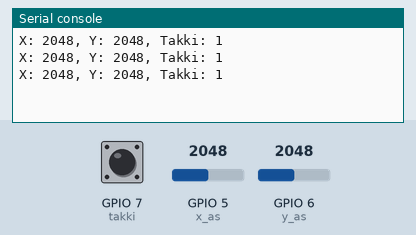
Bench run of a program on a simulated ESP32 board running MicroPython. Shown: the last lines printed to the serial console. The inputs (shaded band) are chosen by the test bench; at power-on: GPIO 5 (x_as) = 2048, GPIO 6 (y_as) = 2048, GPIO 7 (takki) HIGH (analog values on the 0–4095 scale).

Above: at 1.2 s.
1.3 s: GPIO 5 (x_as) set to 2866
At 1.9 s:
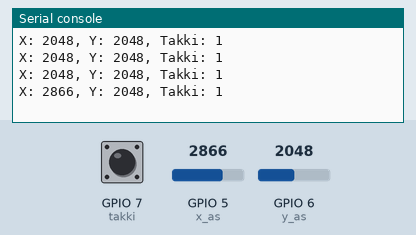
2.8 s: GPIO 6 (y_as) set to 2866
At 3.4 s:
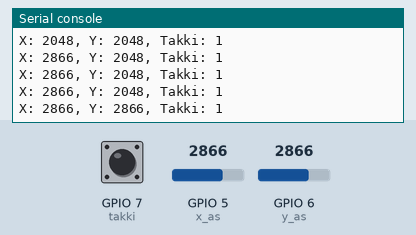
4.3 s: GPIO 7 (takki) pulled LOW for 0.6 s
At 4.9 s:
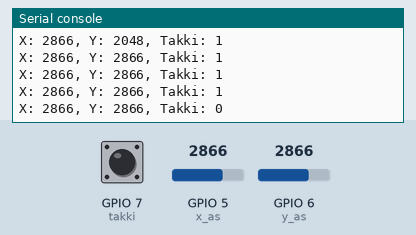
6.4 s: GPIO 5 (x_as) set to 3603
At 6.9 s:
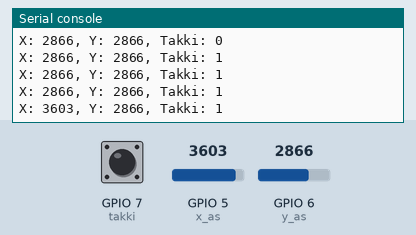
7.9 s: GPIO 7 (takki) pulled LOW for 1 s
At 8.4 s:
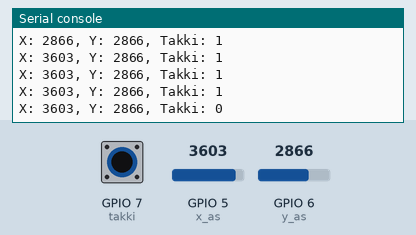
10.4 s: GPIO 6 (y_as) set to 3603
At 10.9 s:
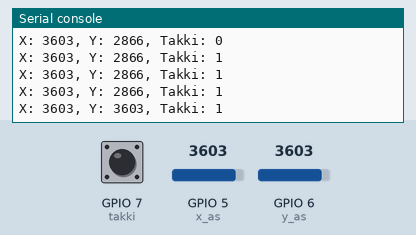
Timing chart, 0 to 12.9 s (numbered marks = the images above; inputs shaded):
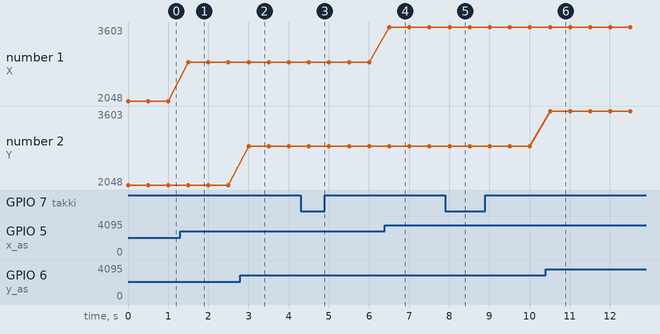

Measured:
- after the input at 1.3 s, the serial console: prints a new line after 0.20 s (image 1)
- after the input at 2.8 s, the serial console: prints a new line after 0.20 s (image 2)
- after the input at 4.3 s, the serial console: prints a new line after 0.20 s (image 3)
- after the input at 6.4 s, the serial console: prints a new line after 0.11 s (image 4)
- after the input at 7.9 s, the serial console: prints a new line after 0.11 s (image 5)
- after the input at 10.4 s, the serial console: prints a new line after 0.11 s (image 6)
- plotted number 1: 2048 → 2866 after the input at 1.3 s, 2866 → 3603 after the input at 6.4 s

The program:

joystick_tester.py
```python
from machine import Pin, ADC
from time import sleep_ms

x_as = ADC(Pin(5), atten=ADC.ATTN_11DB)
y_as = ADC(Pin(6), atten=ADC.ATTN_11DB)
takki = Pin(7, Pin.IN, Pin.PULL_UP)

while True:
    print(f"X: {x_as.read()}, Y: {y_as.read()}, Takki: {takki.value()}")
    sleep_ms(500)
```
